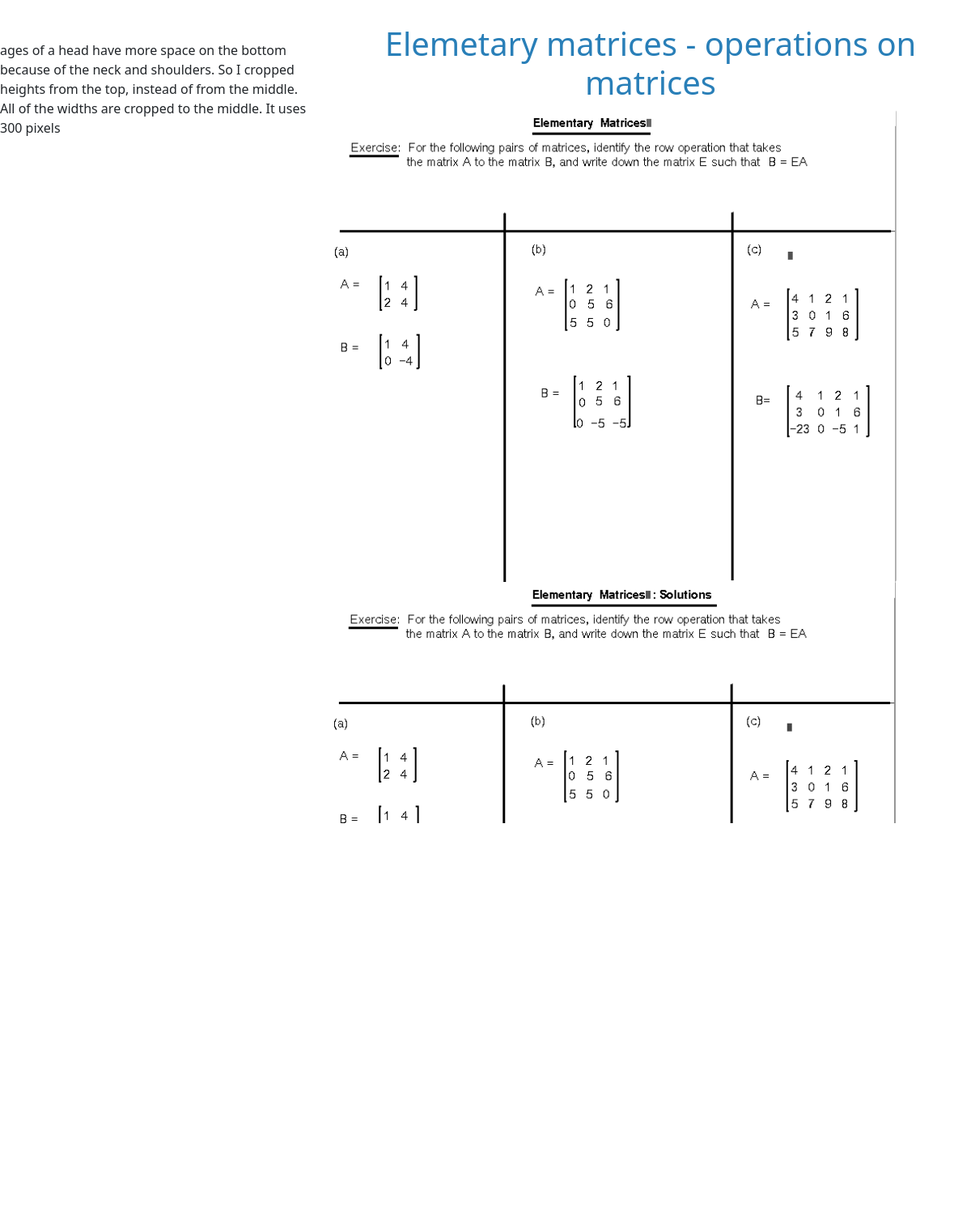
The app's page /homework/1/ with its own data.
### home/models.py (models this page shows, shortened)
class allhomeworks(models.Model):
    title = models.CharField(verbose_name=_("homework title"), max_length=50)
    date = models.DateTimeField(auto_now_add=True , auto_now=False)
    desc = models.TextField(verbose_name=_("Description"))
    image = models.ImageField(default='default.jpg')
    img1 = models.ImageField(_("exercice"), null=True)
    img2 = models.ImageField(_("solution"), null=True)
    class Meta:
        verbose_name = _("homework")

### home/views.py (the view)
# urls.py: path('homework/',views.homeworks, name="homeworks"),
def homework(request, id):
    homeworkz= get_object_or_404(allhomeworks, id=id)
    content={
        'homework': homeworkz,
    }
    return render(request, 'home/homework.html',content)

### home/templates/home/homework.html
{% extends 'home/base.html' %}
{% load static %}
{% block content %}
<section class="homeright">
    <div class="row">
        <div class="col-6 col-md-4">
            {{ homework.desc }}
        </div>
        <div class="col-md-8">
            <div class="hereis">
                <h1>{{ homework.title }}</h1>
            </div>
            <div class="row row-cols-1 row-cols-md-2 g-4">
            <div class="col">
                <img src="{{ homework.img1.url }}" class="card-img homim" alt="...">
                <img src="{{ homework.img2.url }}" class="card-img homim" alt="...">
            </div>
        </div>
      </div>
</section>
<div class="d-grid gap-2">
    <button class="btn btn-primary" type="button"><a href="/">go back</a></button>
</div>
{% endblock content %}

### static/style.css (style rules this page uses)
* { margin: 0; padding: 0; }
a { text-decoration: none; color: white; }
.hereis { color: #297fb8; font-family: 'Segoe UI', Tahoma, Geneva, Verdana, sans-serif; font-size: 30px; text-align: center; margin-top: -20px; margin-bottom: 10px; }
.homim { width: 700px }
.homeright { margin-top: 50px; }

### records on screen
allhomeworks: desc "ages of a head have more space on the bottom because of the neck and shoulders. So I cropped heights from the top, instead of from the middle. All of the widths are cropped to the middle. It uses 300 pixels", title "Elemetary matrices - operations on matrices", img1 (picture), img2 (picture)
